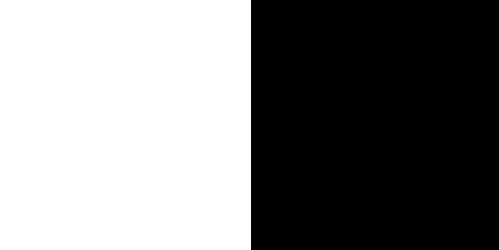
#> input picture 1bit1.png, 499 x 250 px
$ python feature_matching.py
#> lines starting #> are read from the running program, lines starting #| are printed output that depends on the picture; after the words box and inside, x2 and y2 are one past the last pixel; in counts of white or black regions, pixels touching at a corner belong together
import cv2
import numpy as np
query_img=cv2.imread('1bit1.png')
#> query_img is the input picture: shape (250, 499, 3); 50.3% white; 1 black region, box (x1, y1, x2, y2) and area: (251, 0, 499, 250) 62000
train_img=cv2.imread('1bit1.png')
query_img=cv2.cvtColor(query_img,cv2.COLOR_BGR2GRAY)
train_img=cv2.cvtColor(train_img,cv2.COLOR_BGR2GRAY)
orb=cv2.ORB_create()
queryKeypoints,queryDescriptions=orb.detectAndCompute(query_img,None)
#> queryKeypoints = (); queryDescriptions = None
trainKeypoints,tarinDescriptions=orb.detectAndCompute(train_img,None)
#> trainKeypoints = (); tarinDescriptions = None
matcher=cv2.BFMatcher()
matches=matcher.match(queryDescriptions,tarinDescriptions)
#> matches = ()
final_img=cv2.drawMatches(query_img,queryKeypoints,train_img,trainKeypoints,matches[:20],None)
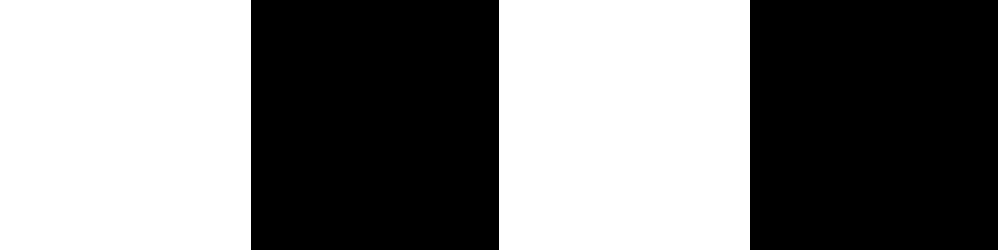
#> final_img: shape (250, 998, 3); 50.3% white; 2 black regions, box (x1, y1, x2, y2) and area: (251, 0, 499, 250) 62000, (750, 0, 998, 250) 62000
final_img=cv2.resize(final_img,(1000,650))
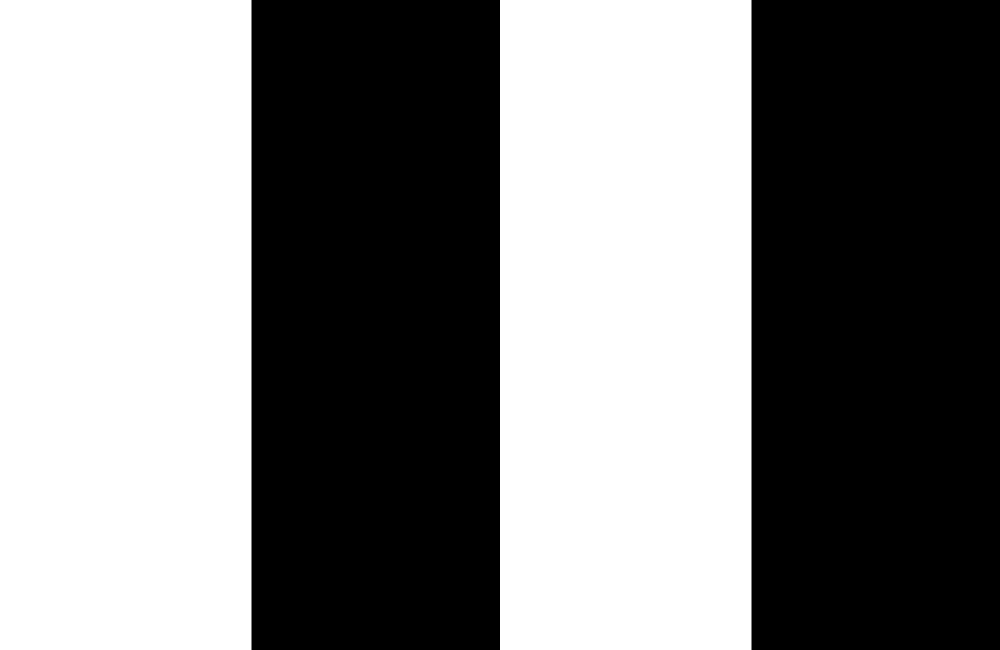
#> final_img: shape (650, 1000, 3); min 0, max 255, mean 128.3
cv2.imshow("Matches",final_img)
cv2.waitKey()
cv2.destroyAllWindows()
